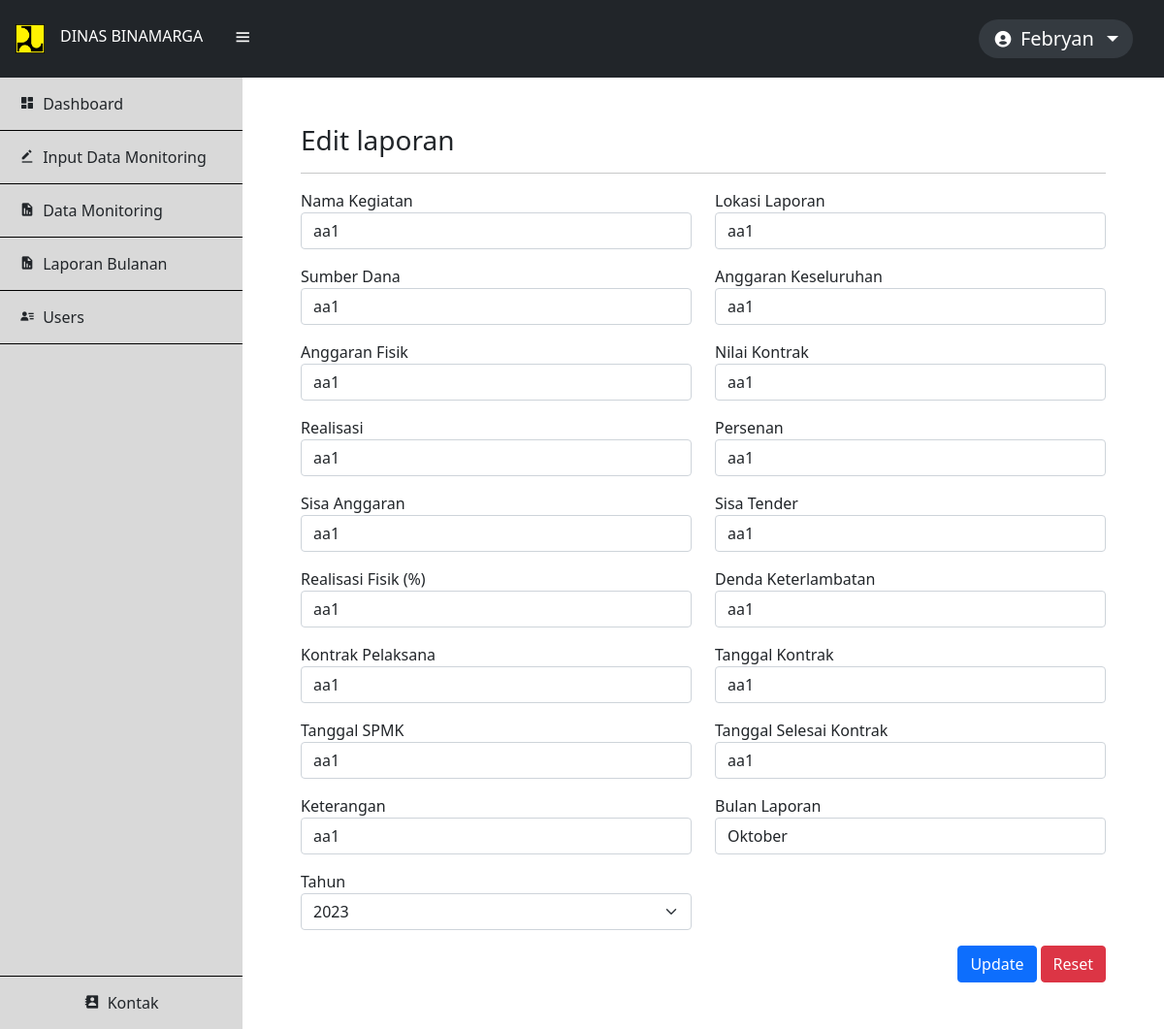
Screenshot of /edit_laporan.php?id_laporan=1 (signed in) with the database file from the repository.
### tables this page shows
CREATE TABLE `laporan_kegiatan` (
  `id_laporan` int(11) NOT NULL,
  `nama_kegiatan` varchar(254) NOT NULL,
  `lokasi_lap` varchar(254) NOT NULL,
  `sumber_dana` varchar(254) NOT NULL,
  `anggaran_kes` varchar(254) NOT NULL,
  `anggaran_fis` varchar(254) NOT NULL,
  `nilai_kontrak` varchar(254) NOT NULL,
  `realisasi` varchar(254) NOT NULL,
  `persenan` varchar(254) NOT NULL,
  `sisa_anggaran` varchar(254) NOT NULL,
  `sisa_tender` varchar(254) NOT NULL,
  `realisasi_fisik` varchar(254) NOT NULL,
  `denda` varchar(254) NOT NULL,
  `kontrak_pelaksana` varchar(254) NOT NULL,
  `tanggal_kontrak` varchar(254) NOT NULL,
  `tgl_spmk` varchar(254) NOT NULL,
  `tgl_selesai` varchar(254) NOT NULL,
  `keterangan` varchar(254) NOT NULL,
  `bulan_lap` varchar(254) NOT NULL
);

### config/controller.php (called while the page is built, shortened)
<?php
function select($query) {
    global $db;
    $result = mysqli_query($db, $query);
    $rows = [];
    while ($row = mysqli_fetch_assoc($result)) {
        $rows[] = $row;
    }
    return $rows;
}

### edit_laporan.php (the view, shortened to what this page needs)
<?php
include 'layout/header.php';
$id_laporan = (int)$_GET['id_laporan'];
$laporan = select("SELECT * FROM laporan_kegiatan WHERE id_laporan = $id_laporan")[0];
?>
<div class="mx-5 py-5">
    <h3>Edit laporan</h3>
    <hr>
    <form action="" method="POST">
        <div class="row">
            <div class="mb-3 col-6">
                <label for="nama_kegiatan">Nama Kegiatan</label>
                <input type="text" name="nama_kegiatan" class="form-control" placeholder="Nama kegiatan" required value="<?=$laporan ['nama_kegiatan']; ?>">
            </div>
            <div class="mb-3 col-6">
                <label for="lokasi_lap">Lokasi Laporan</label>
                <input type="text" name="lokasi_lap" class="form-control" placeholder="Lokasi Laporan" value="<?=$laporan ['lokasi_lap']; ?>">
            </div>
            <div class="mb-3 col-6">
                <label for="sumber_dana">Sumber Dana</label>
                <input type="text" name="sumber_dana" class="form-control" placeholder="Sumber Dana" value="<?=$laporan ['sumber_dana']; ?>">
            </div>
            <div class="mb-3 col-6">
                <label for="anggaran_kes">Anggaran Keseluruhan</label>
                <input type="text" name="anggaran_kes" class="form-control" placeholder="Anggaran Keseluruhan" value="<?=$laporan ['anggaran_kes']; ?>">
            </div>
            <div class="mb-3 col-6">
                <label for="anggaran_fis">Anggaran Fisik</label>
                <input type="text" name="anggaran_fis" class="form-control" placeholder="Anggaran Fisik" value="<?=$laporan ['anggaran_fis']; ?>">
            </div>
            <div class="mb-3 col-6">
                <label for="nilai_kontrak">Nilai Kontrak</label>
                <input type="text" name="nilai_kontrak" class="form-control" placeholder="Nilai Kontrak" value="<?=$laporan ['nilai_kontrak']; ?>">
            </div>
            <div class="mb-3 col-6">
                <label for="realisasi">Realisasi</label>
                <input type="text" name="realisasi" class="form-control" placeholder="Realisasi (Rp)" value="<?=$laporan ['realisasi']; ?>">
            </div>
            <div class="mb-3 col-6">
                <label for="persenan">Persenan</label>
                <input type="text" name="persenan" class="form-control" placeholder="(%)" value="<?=$laporan ['persenan']; ?>">
            </div>
            <div class="mb-3 col-6">
                <label for="sisa_anggaran">Sisa Anggaran</label>
                <input type="text" name="sisa_anggaran" class="form-control" placeholder="Sisa Anggaran (Rp)" value="<?=$laporan ['sisa_anggaran']; ?>">
            </div>
            <div class="mb-3 col-6">
                <label for="sisa_tender">Sisa Tender</label>
                <input type="text" name="sisa_tender" class="form-control" placeholder="Sisa Tender (Rp)" value="<?=$laporan ['sisa_tender']; ?>">
            </div>
            <div class="mb-3 col-6">
                <label for="realisasi_fisik">Realisasi Fisik (%)</label>
                <input type="text" name="realisasi_fisik" class="form-control" placeholder="Realisasi Fisik" value="<?=$laporan ['realisasi_fisik']; ?>">
            </div>
            <div class="mb-3 col-6">
                <label for="denda">Denda Keterlambatan</label>
                <input type="text" name="denda" class="form-control" placeholder="Denda Keterlambatan" value="<?=$laporan ['denda']; ?>">
            </div>
            <div class="mb-3 col-6">
                <label for="kontrak_pelaksana">Kontrak Pelaksana</label>
                <input type="text" name="kontrak_pelaksana" class="form-control" placeholder="Nama Perusahaan dan Pelakasana" value="<?=$laporan ['kontrak_pelaksana']; ?>">
            </div>
            <div class="mb-3 col-6">
                <label for="tanggal_kontrak">Tanggal Kontrak</label>
                <input type="text" name="tanggal_kontrak" class="form-control" placeholder="Tanggal Kontrak" value="<?=$laporan ['tanggal_kontrak']; ?>">
            </div>
            <div class="mb-3 col-6">
                <label for="tgl_spmk">Tanggal SPMK</label>
                <input type="text" name="tgl_spmk" class="form-control" placeholder="Tanggal SPMK" value="<?=$laporan ['tgl_spmk']; ?>">
            </div>
            <div class="mb-3 col-6">
                <label for="tgl_selesai">Tanggal Selesai Kontrak</label>
                <input type="text" name="tgl_selesai" class="form-control" placeholder="Tanggal Selesai Kontrak" value="<?=$laporan ['tgl_selesai']; ?>">
            </div>
            <div class="mb-3 col-6">
                <label for="keterangan">Keterangan</label>
                <input type="text" name="keterangan" class="form-control" placeholder="Keterangan" value="<?=$laporan ['keterangan']; ?>">
            </div>
            <div class="mb-3 col-6">
                <label for="bulan_lap">Bulan Laporan</label>
                <select name="bulan_lap" class="form-control">
                    <option value="Oktober" <?php if ($laporan ['bulan_lap'] == "Oktober") echo "selected"; ?>>Oktober</option>
                </select>
            </div>
            <div class="mb-3 col-6">
                <label for="tahun_lap">Tahun</label>
                <select class="form-select" name="tahun_lap" id="tahun_lap"></select>
            </div>        </div>
        <div class="text-end">
            <button type="submit" name="edit_laporan" class="btn btn-primary me-1">Update</button>
            <button type="reset" class="btn btn-danger float-end mb-4">Reset</button>
        </div>
    </form>
</div>
<?php
include 'layout/footer.php';
?>

### edit_laporan.php (style rules this page uses)
input, select { box-shadow: none !important; }

### rows the page displays
laporan_kegiatan: nama_kegiatan "aa1", lokasi_lap "aa1", sumber_dana "aa1", anggaran_kes "aa1", anggaran_fis "aa1", nilai_kontrak "aa1", realisasi "aa1", persenan "aa1", sisa_anggaran "aa1", sisa_tender "aa1", realisasi_fisik "aa1", denda "aa1", kontrak_pelaksana "aa1", tanggal_kontrak "aa1", tgl_spmk "aa1", tgl_selesai "aa1", keterangan "aa1", bulan_lap "Oktober"

### other values shown
$_SESSION['username'] "Febryan"
